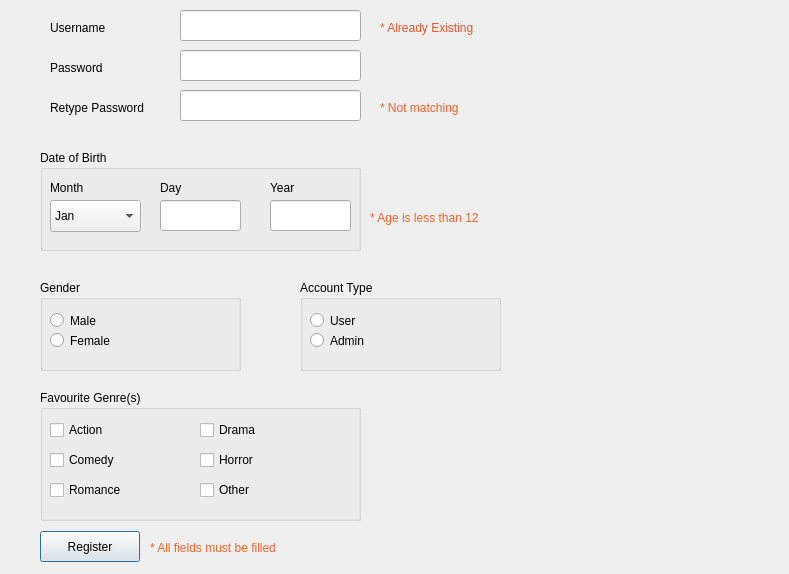
<?xml version="1.0" encoding="UTF-8"?>
<ui version="4.0">
 <class>RegisterWindow</class>
 <widget class="QDialog" name="RegisterWindow">
  <property name="geometry">
   <rect>
    <x>0</x>
    <y>0</y>
    <width>789</width>
    <height>574</height>
   </rect>
  </property>
  <property name="windowTitle">
   <string>Dialog</string>
  </property>
  <widget class="QLabel" name="labelUsernameRegister">
   <property name="geometry">
    <rect>
     <x>50</x>
     <y>20</y>
     <width>71</width>
     <height>16</height>
    </rect>
   </property>
   <property name="text">
    <string>Username</string>
   </property>
  </widget>
  <widget class="QLineEdit" name="lineEditUsernameRegister">
   <property name="geometry">
    <rect>
     <x>180</x>
     <y>10</y>
     <width>181</width>
     <height>31</height>
    </rect>
   </property>
  </widget>
  <widget class="QLabel" name="labelPasswordRegister">
   <property name="geometry">
    <rect>
     <x>50</x>
     <y>60</y>
     <width>71</width>
     <height>16</height>
    </rect>
   </property>
   <property name="text">
    <string>Password</string>
   </property>
  </widget>
  <widget class="QLineEdit" name="lineEditPasswordRegister">
   <property name="geometry">
    <rect>
     <x>180</x>
     <y>50</y>
     <width>181</width>
     <height>31</height>
    </rect>
   </property>
   <property name="echoMode">
    <enum>QLineEdit::Password</enum>
   </property>
  </widget>
  <widget class="QLabel" name="labelRetypePassword">
   <property name="geometry">
    <rect>
     <x>50</x>
     <y>100</y>
     <width>111</width>
     <height>16</height>
    </rect>
   </property>
   <property name="text">
    <string>Retype Password</string>
   </property>
  </widget>
  <widget class="QLineEdit" name="lineEditRetypePassword">
   <property name="geometry">
    <rect>
     <x>180</x>
     <y>90</y>
     <width>181</width>
     <height>31</height>
    </rect>
   </property>
   <property name="echoMode">
    <enum>QLineEdit::Password</enum>
   </property>
  </widget>
  <widget class="QLabel" name="labelAlreadyExisting">
   <property name="geometry">
    <rect>
     <x>380</x>
     <y>20</y>
     <width>121</width>
     <height>16</height>
    </rect>
   </property>
   <property name="text">
    <string>&lt;html&gt;&lt;head/&gt;&lt;body&gt;&lt;p&gt;&lt;span style=&quot; color:#ea5529;&quot;&gt;* Already Existing&lt;/span&gt;&lt;/p&gt;&lt;/body&gt;&lt;/html&gt;</string>
   </property>
  </widget>
  <widget class="QLabel" name="labelNotMatching">
   <property name="geometry">
    <rect>
     <x>380</x>
     <y>100</y>
     <width>111</width>
     <height>16</height>
    </rect>
   </property>
   <property name="text">
    <string>&lt;html&gt;&lt;head/&gt;&lt;body&gt;&lt;p&gt;&lt;span style=&quot; color:#eb5f2a;&quot;&gt;* Not matching&lt;/span&gt;&lt;/p&gt;&lt;/body&gt;&lt;/html&gt;</string>
   </property>
  </widget>
  <widget class="QGroupBox" name="groupBoxBirth">
   <property name="geometry">
    <rect>
     <x>40</x>
     <y>150</y>
     <width>321</width>
     <height>101</height>
    </rect>
   </property>
   <property name="title">
    <string>Date of Birth</string>
   </property>
   <widget class="QLabel" name="labelMonth">
    <property name="geometry">
     <rect>
      <x>10</x>
      <y>30</y>
      <width>58</width>
      <height>16</height>
     </rect>
    </property>
    <property name="text">
     <string>Month</string>
    </property>
   </widget>
   <widget class="QComboBox" name="comboBoxMonth">
    <property name="geometry">
     <rect>
      <x>10</x>
      <y>50</y>
      <width>91</width>
      <height>32</height>
     </rect>
    </property>
    <item>
     <property name="text">
      <string>Jan</string>
     </property>
    </item>
    <item>
     <property name="text">
      <string>Feb</string>
     </property>
    </item>
    <item>
     <property name="text">
      <string>Mar</string>
     </property>
    </item>
    <item>
     <property name="text">
      <string>Apr</string>
     </property>
    </item>
    <item>
     <property name="text">
      <string>May</string>
     </property>
    </item>
    <item>
     <property name="text">
      <string>Jun</string>
     </property>
    </item>
    <item>
     <property name="text">
      <string>Jul</string>
     </property>
    </item>
    <item>
     <property name="text">
      <string>Aug</string>
     </property>
    </item>
    <item>
     <property name="text">
      <string>Sep</string>
     </property>
    </item>
    <item>
     <property name="text">
      <string>Oct</string>
     </property>
    </item>
    <item>
     <property name="text">
      <string>Nov</string>
     </property>
    </item>
    <item>
     <property name="text">
      <string>Dec</string>
     </property>
    </item>
   </widget>
   <widget class="QLabel" name="labelYear">
    <property name="geometry">
     <rect>
      <x>230</x>
      <y>30</y>
      <width>58</width>
      <height>16</height>
     </rect>
    </property>
    <property name="text">
     <string>Year</string>
    </property>
   </widget>
   <widget class="QLineEdit" name="lineEditDayNum">
    <property name="geometry">
     <rect>
      <x>120</x>
      <y>50</y>
      <width>81</width>
      <height>31</height>
     </rect>
    </property>
   </widget>
   <widget class="QLineEdit" name="lineEditYear">
    <property name="geometry">
     <rect>
      <x>230</x>
      <y>50</y>
      <width>81</width>
      <height>31</height>
     </rect>
    </property>
   </widget>
   <widget class="QLabel" name="labelDay">
    <property name="geometry">
     <rect>
      <x>120</x>
      <y>30</y>
      <width>58</width>
      <height>16</height>
     </rect>
    </property>
    <property name="text">
     <string>Day</string>
    </property>
   </widget>
  </widget>
  <widget class="QLabel" name="labelAgeError">
   <property name="geometry">
    <rect>
     <x>370</x>
     <y>210</y>
     <width>131</width>
     <height>16</height>
    </rect>
   </property>
   <property name="text">
    <string>&lt;html&gt;&lt;head/&gt;&lt;body&gt;&lt;p&gt;&lt;span style=&quot; color:#eb632b;&quot;&gt;* Age is less than 12&lt;/span&gt;&lt;/p&gt;&lt;/body&gt;&lt;/html&gt;</string>
   </property>
  </widget>
  <widget class="QGroupBox" name="groupBoxGender">
   <property name="geometry">
    <rect>
     <x>40</x>
     <y>280</y>
     <width>201</width>
     <height>91</height>
    </rect>
   </property>
   <property name="title">
    <string>Gender</string>
   </property>
   <widget class="QRadioButton" name="radioButtonMale">
    <property name="geometry">
     <rect>
      <x>10</x>
      <y>30</y>
      <width>101</width>
      <height>21</height>
     </rect>
    </property>
    <property name="text">
     <string>Male</string>
    </property>
   </widget>
   <widget class="QRadioButton" name="radioButtonFemale">
    <property name="geometry">
     <rect>
      <x>10</x>
      <y>50</y>
      <width>101</width>
      <height>21</height>
     </rect>
    </property>
    <property name="text">
     <string>Female</string>
    </property>
   </widget>
  </widget>
  <widget class="QGroupBox" name="groupBoxAccountType">
   <property name="geometry">
    <rect>
     <x>300</x>
     <y>280</y>
     <width>201</width>
     <height>91</height>
    </rect>
   </property>
   <property name="title">
    <string>Account Type</string>
   </property>
   <widget class="QRadioButton" name="radioButtonUser">
    <property name="geometry">
     <rect>
      <x>10</x>
      <y>30</y>
      <width>101</width>
      <height>21</height>
     </rect>
    </property>
    <property name="text">
     <string>User</string>
    </property>
   </widget>
   <widget class="QRadioButton" name="radioButtonAdmin">
    <property name="geometry">
     <rect>
      <x>10</x>
      <y>50</y>
      <width>101</width>
      <height>21</height>
     </rect>
    </property>
    <property name="text">
     <string>Admin</string>
    </property>
   </widget>
  </widget>
  <widget class="QGroupBox" name="groupBoxFavouriteGenre">
   <property name="geometry">
    <rect>
     <x>40</x>
     <y>390</y>
     <width>321</width>
     <height>131</height>
    </rect>
   </property>
   <property name="title">
    <string>Favourite Genre(s)</string>
   </property>
   <widget class="QCheckBox" name="checkBoxAction">
    <property name="geometry">
     <rect>
      <x>10</x>
      <y>30</y>
      <width>85</width>
      <height>20</height>
     </rect>
    </property>
    <property name="text">
     <string>Action</string>
    </property>
   </widget>
   <widget class="QCheckBox" name="checkBoxComedy">
    <property name="geometry">
     <rect>
      <x>10</x>
      <y>60</y>
      <width>85</width>
      <height>20</height>
     </rect>
    </property>
    <property name="text">
     <string>Comedy</string>
    </property>
   </widget>
   <widget class="QCheckBox" name="checkBoxRomance">
    <property name="geometry">
     <rect>
      <x>10</x>
      <y>90</y>
      <width>85</width>
      <height>20</height>
     </rect>
    </property>
    <property name="text">
     <string>Romance</string>
    </property>
   </widget>
   <widget class="QCheckBox" name="checkBoxDrama">
    <property name="geometry">
     <rect>
      <x>160</x>
      <y>30</y>
      <width>85</width>
      <height>20</height>
     </rect>
    </property>
    <property name="text">
     <string>Drama</string>
    </property>
   </widget>
   <widget class="QCheckBox" name="checkBoxHorror">
    <property name="geometry">
     <rect>
      <x>160</x>
      <y>60</y>
      <width>85</width>
      <height>20</height>
     </rect>
    </property>
    <property name="text">
     <string>Horror</string>
    </property>
   </widget>
   <widget class="QCheckBox" name="checkBoxOther">
    <property name="geometry">
     <rect>
      <x>160</x>
      <y>90</y>
      <width>85</width>
      <height>20</height>
     </rect>
    </property>
    <property name="text">
     <string>Other</string>
    </property>
   </widget>
  </widget>
  <widget class="QPushButton" name="pushButtonRegisterWindow">
   <property name="geometry">
    <rect>
     <x>40</x>
     <y>531</y>
     <width>100</width>
     <height>31</height>
    </rect>
   </property>
   <property name="text">
    <string>Register</string>
   </property>
  </widget>
  <widget class="QLabel" name="labelFilledError">
   <property name="geometry">
    <rect>
     <x>150</x>
     <y>540</y>
     <width>151</width>
     <height>16</height>
    </rect>
   </property>
   <property name="text">
    <string>&lt;html&gt;&lt;head/&gt;&lt;body&gt;&lt;p&gt;&lt;span style=&quot; color:#eb632b;&quot;&gt;* All fields must be filled&lt;/span&gt;&lt;/p&gt;&lt;/body&gt;&lt;/html&gt;</string>
   </property>
  </widget>
 </widget>
 <resources/>
 <connections/>
</ui>
